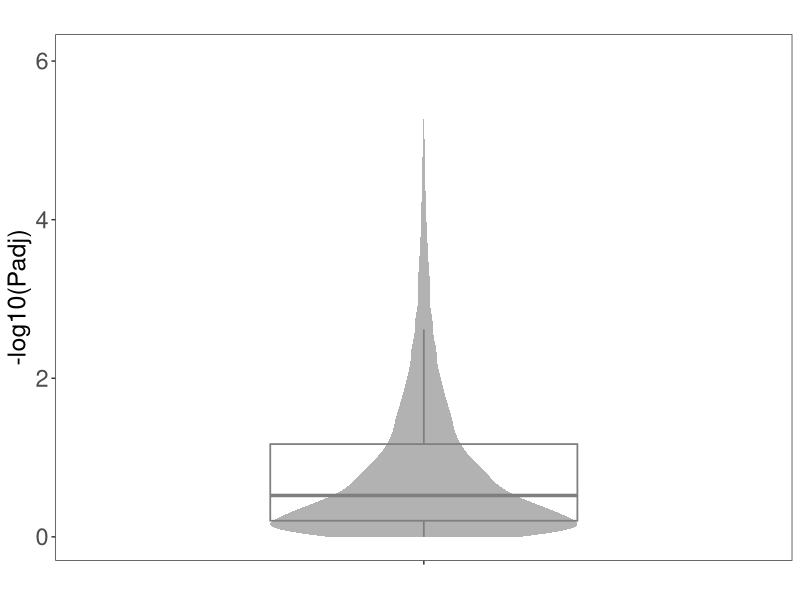

The R script that drew this image:
data = read.delim('GT.Krukal.MAG.tsv',header = T)
data = data[,c(1,4,2)]
names(data)[1:3] = c('id','PeakSNP','traits')
data$PeakSNP = factor(data$PeakSNP,levels = c('g__Phocaeicola','other_genus_from_Bacteroidaceae','other_families'))
my.group = list(c("g__Phocaeicola","other_genus_from_Bacteroidaceae"),c("other_genus_from_Bacteroidaceae","other_families"),c("g__Phocaeicola","other_families"))
Group.col = c("#c74546","#93cc82","#4d97cd")
library(ggplot2)
library(ggpubr)
file_name = 'boxplot.pdf'
data$traits.log = -log10(data$traits)
p = ggboxplot(data, x="PeakSNP", y="traits.log", color = "PeakSNP",palette = Group.col, 
              width = 0.5, size = 0.6, fatten = 1, alpha = 0.6, outlier.shape = NA)+
  #geom_jitter(aes(color = Group), size = 2) +
  geom_violin(aes(fill = PeakSNP), color = NA, alpha = 0.6, width = 0.5, trim = TRUE, scale = "width") + 
  #geom_point(aes(color = PeakSNP, fill = PeakSNP), show.legend = FALSE, 
  #           position = position_jitter(seed = 123456, width = 0.2), shape = 21, size = 1) +
  stat_compare_means(comparisons=my.group,label = 'p.adj')+ # Add pairwise 
  #stat_compare_means(label.y = 4,label.x = 0.7) +# Add global p-value
  # annotate("text",x=c(1,2,3),y=-0.5,label=c("n = 75","n = 154","n = 67"),size=5) +
  theme_bw() +
  theme(panel.grid = element_blank(),
        plot.title = element_text(size = 14,face = 'bold',hjust = 0.5),
        axis.text.x = element_blank(),axis.text.y = element_text(size = 17),
        axis.title = element_text(size = 18),
        legend.position = 'none'
  ) +
  labs(
    title = '',
    x = "",
    y = "-log10(Padj)"
  )
ggsave(p,filename = file_name, width = 4,height = 5)
